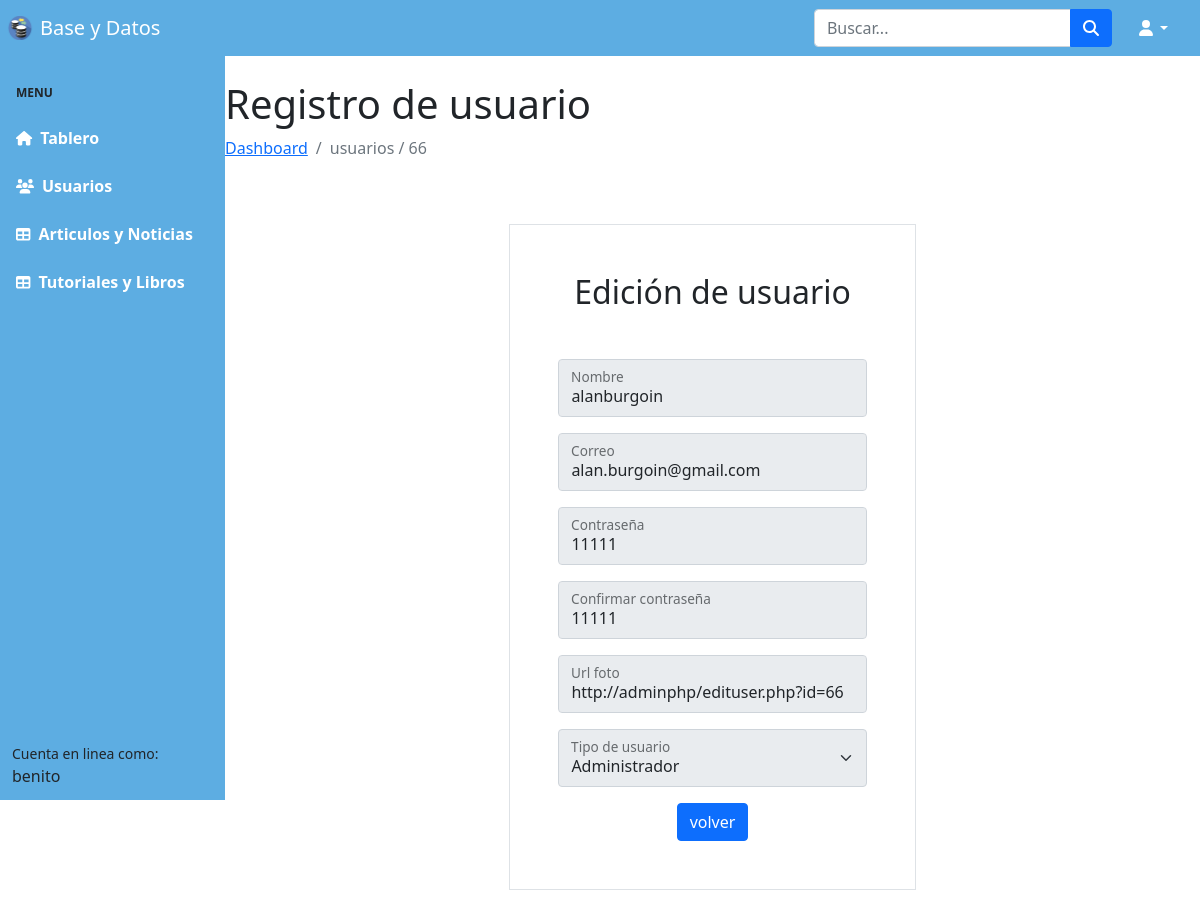
Screenshot of /pgadminphp/veruser.php?id=66 (signed in) with the database file from the repository.
### tables this page shows
CREATE TABLE IF NOT EXISTS `users` (
  `id` int(11) NOT NULL AUTO_INCREMENT,
  `name` varchar(40) NOT NULL,
  `email` varchar(155) NOT NULL,
  `password` varchar(20) NOT NULL,
  `tipo` varchar(20) NOT NULL,
  `photo` varchar(800) NOT NULL,
  PRIMARY KEY (`id`)
);

### pgadminphp/php/connection.php (called while the page is built, shortened)
<?php
class Db{
  private $host = "localhost";
  private $user = "root";
  private $pass = "";
  private $db = "practica";
  public $connection;
  public function __construct()
  {
    $this->connection = new mysqli($this->host, $this->user, $this->pass, $this->db) or die(mysqli_error($this->connection));
  }
  public function buscar($tabla, $condicion){
    $resultado = $this->connection->query("SELECT * FROM $tabla WHERE $condicion") or die($this->connection->error);
    if($resultado){
      return $resultado->fetch_all(MYSQLI_ASSOC);
    }
    return false;
  }
}
?>

### pgadminphp/veruser.php (the view, shortened to what this page needs)
<?php
include "./php/connection.php";
$id = $_GET["id"];
$db = new Db();
$data = $db->buscar("users", "id=$id");
$user2 = $data[0];
$user2["tipo"] = 1;
if($data){
  foreach ($data as $row)
$id = $row["id"];
}
?>
<!DOCTYPE html>
<html lang="en">
<head>
  <link href="https://cdn.jsdelivr.net/npm/simple-datatables@latest/dist/style.css" rel="stylesheet" />
  <link rel="stylesheet" href="./css/boostrap.css" />
</head>
<body class="sb-nav-fixed">
  <?php include 'nav.php'; ?>
  <div id="layoutSidenav">
    <?php include 'sidebar.php'; ?>
    <div id="layoutSidenav_content">
      <h1 class="mt-4">Registro de usuario</h1>
      <ol class="breadcrumb">
      <li class="breadcrumb-item"><a href="./index.php">Dashboard</a></li>
 <li class="breadcrumb-item active">usuarios / <?php echo $id; ?></li>
      </ol>
      <div class="col-5 border p-5 m-auto my-5">
        <h2 class="text-center mb-5">Edición de usuario</h2>
        <form id="form" class="d-block" method="POST" action="./users.php">
          <div class="form-floating mb-3">
            <input disabled name="name" value="<?php echo $user2["name"] ?>" class="form-control" id="name" type="text" placeholder="nombre" required />
            <label for="email">Nombre</label>
          </div>
          <div class="form-floating mb-3">
            <input  disabled name="email" value="<?php echo $user2["email"] ?>" class="form-control" id="email" type="email" placeholder="nombre@correo.com" required />
            <label for="email">Correo</label>
          </div>
          <div class="form-floating mb-3">
            <input disabled name="password" value="<?php echo $user2["password"] ?>" class="form-control" required id="password" placeholder="Contraseña" data-sb-validations="required" />
            <label for="password">Contraseña</label>
          </div>
          <div class="form-floating mb-3">
            <input disabled name="repassword" class="form-control" required id="repassword" value="<?php echo $user2["password"] ?>" placeholder="Confirmar contraseña" data-sb-validations="required" />
            <label for="repassword">Confirmar contraseña</label>
          </div>
          <div class="form-floating mb-3">
            <input disabled value="<?php echo $user2["photo"];  ?>" type="url" class="form-control" placeholder="https://" name="photo">
            <label for="photo">Url foto</label>
          </div>
          <div class="form-floating mb-3">
            <select disabled class="form-select" name="tipo" id="tipo" aria-label="Default select example">
              <option value="1" <?php echo $user2["tipo"] == 1 ? "selected" : "" ?>>Administrador</option>
            </select>
            <label for="type">Tipo de usuario</label>
          </div>
          <div class="d-flex justify-content-center">
            <button class="btn btn-primary" id="submit" type="submit">volver</button>
          </div>
        </form>
      </div>
    </div>
  </div>
</body>
</html>

### rows the page displays
users: id "66", name "alanburgoin", email "alan.burgoin@gmail.com", password "11111", repassword "11111", photo "http://adminphp/edituser.php?id=66", tipo "Administrador"

### other values shown
$_SESSION["name"] "benito"
